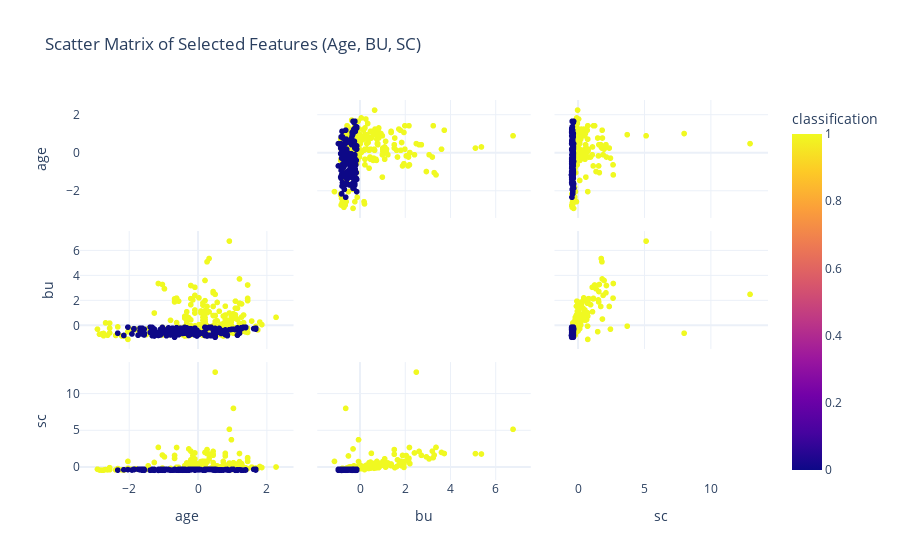

Here is the notebook cell this chart was saved with:
### Code cell
# 📊 Step 11: Multivariate – Pairplot Alternative (Scatter Matrix)

# Use correct column names from your dataset
subset_cols = ['age', 'bu', 'sc', 'classification']  # bu = blood urea, sc = serum creatinine

# Optional: Drop rows with NaN in selected columns
df_subset = df[subset_cols].dropna()

# Generate scatter matrix
fig = px.scatter_matrix(
    df_subset,
    dimensions=subset_cols[:-1],  # Only features, exclude 'classification' from axes
    color='classification',
    title="Scatter Matrix of Selected Features (Age, BU, SC)",
    template="plotly_white"
)

# Hide diagonal histograms for cleaner view
fig.update_traces(diagonal_visible=False)
fig.show()

### Figure 1 — Plotly figure (JSON) as saved in the notebook; plotly's stock layout.template omitted (floating-point values rounded to 4 significant figures; data arrays with more than 128 entries replaced by an {"elided": "..."} marker saying what was removed)
{"data": [{"diagonal": {"visible": false}, "dimensions": [{"axis": {"matches": true}, "label": "age", "values": {"elided": "400 float values"}}, {"axis": {"matches": true}, "label": "bu", "values": {"elided": "400 float values"}}, {"axis": {"matches": true}, "label": "sc", "values": {"elided": "400 float values"}}], "hovertemplate": "%{xaxis.title.text}=%{x}<br>%{yaxis.title.text}=%{y}<br>classification=%{marker.color}<extra></extra>", "legendgroup": "", "marker": {"color": {"elided": "400 int values"}, "coloraxis": "coloraxis", "symbol": "circle"}, "name": "", "showlegend": false, "type": "splom"}], "layout": {"coloraxis": {"colorbar": {"title": {"text": "classification"}}, "colorscale": [[0, "#0d0887"], [0.1111, "#46039f"], [0.2222, "#7201a8"], [0.3333, "#9c179e"], [0.4444, "#bd3786"], [0.5556, "#d8576b"], [0.6667, "#ed7953"], [0.7778, "#fb9f3a"], [0.8889, "#fdca26"], [1, "#f0f921"]]}, "dragmode": "select", "legend": {"tracegroupgap": 0}, "title": {"text": "Scatter Matrix of Selected Features (Age, BU, SC)"}}}
